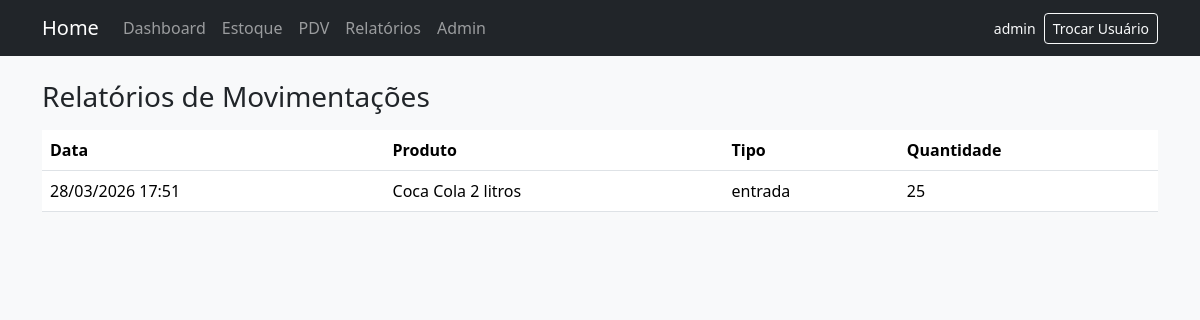
The page /relatorios/ (signed in) on the database its author committed.
### app/models.py (models this page shows, shortened)
class User(UserMixin, db.Model):
    id = db.Column(db.Integer, primary_key=True)
    username = db.Column(db.String(80), unique=True, nullable=False)
    password_hash = db.Column(db.String(255), nullable=False)
    role = db.Column(db.String(20), nullable=False, default="operador")
    created_at = db.Column(db.DateTime, default=datetime.utcnow)
    movements = db.relationship("StockMovement", back_populates="usuario")
    @property
    def is_admin(self) -> bool:
        return self.role == "admin"

class StockMovement(db.Model):
    id = db.Column(db.Integer, primary_key=True)
    produto_id = db.Column(db.Integer, db.ForeignKey("product.id"), nullable=False)
    tipo = db.Column(db.String(20), nullable=False)
    quantidade = db.Column(db.Integer, nullable=False)
    usuario_id = db.Column(db.Integer, db.ForeignKey("user.id"), nullable=False)
    data_hora = db.Column(db.DateTime, default=datetime.utcnow, nullable=False)
    motivo = db.Column(db.String(255))
    produto = db.relationship("Product", back_populates="movimentacoes")
    usuario = db.relationship("User", back_populates="movements")

class Product(db.Model):
    id = db.Column(db.Integer, primary_key=True)
    nome = db.Column(db.String(120), nullable=False)
    categoria_id = db.Column(db.Integer, db.ForeignKey("category.id"), nullable=False)
    marca = db.Column(db.String(80), nullable=False)
    codigo_barras = db.Column(db.String(30), unique=True, nullable=True)
    preco_custo = db.Column(db.Numeric(10, 2), nullable=False)
    preco_venda = db.Column(db.Numeric(10, 2), nullable=False)
    estoque_min = db.Column(db.Integer, nullable=False, default=0)
    estoque_max = db.Column(db.Integer, nullable=False, default=0)
    teor_alcoolico = db.Column(db.Float)
    volume_ml = db.Column(db.Integer)
    tipo_tabacaria = db.Column(db.String(50))
    peso_g = db.Column(db.Integer)
    sabor = db.Column(db.String(50))
    created_at = db.Column(db.DateTime, default=datetime.utcnow)
    categoria = db.relationship("Category", back_populates="produtos")
    lotes = db.relationship("Batch", back_populates="produto", cascade="all, delete-orphan")
    movimentacoes = db.relationship("StockMovement", back_populates="produto")

### app/routes/relatorios.py (the view)
@relatorios_bp.route("/")
def index():
    movimentacoes = (
        StockMovement.query.order_by(StockMovement.data_hora.desc()).limit(50).all()
    )
    return render_template("relatorios/index.html", movimentacoes=movimentacoes)

### app/models.py (called while the page is built)
@login_manager.user_loader
def load_user(user_id: str):
    return User.query.get(int(user_id))

### app/templates/relatorios/index.html (shortened to what this page needs)
{% extends 'base.html' %}
{% block content %}
  <h1 class="h3 mb-3">Relatórios de Movimentações</h1>
  <div class="table-responsive">
    <table class="table table-hover">
      <thead>
        <tr>
          <th>Data</th>
          <th>Produto</th>
          <th>Tipo</th>
          <th>Quantidade</th>
        </tr>
      </thead>
      <tbody>
        {% for mov in movimentacoes %}
          <tr>
            <td>{{ mov.data_hora.strftime('%d/%m/%Y %H:%M') }}</td>
            <td>{{ mov.produto.nome }}</td>
            <td>{{ mov.tipo }}</td>
            <td>{{ mov.quantidade }}</td>
          </tr>
        {% endfor %}
      </tbody>
    </table>
  </div>
{% endblock %}

### app/templates/partials/_nav.html (shortened to what this page needs)
<nav class="navbar navbar-expand-lg navbar-dark bg-dark">
  <div class="container">
    <a class="navbar-brand" href="{{ url_for('main.dashboard') }}">Home</a>
    <div class="collapse navbar-collapse" id="menu">
      <ul class="navbar-nav me-auto mb-2 mb-lg-0">
        <li class="nav-item"><a class="nav-link" href="{{ url_for('main.dashboard') }}">Dashboard</a></li>
        <li class="nav-item"><a class="nav-link" href="{{ url_for('estoque.listar') }}">Estoque</a></li>
        <li class="nav-item"><a class="nav-link" href="{{ url_for('vendas.pdv') }}">PDV</a></li>
        <li class="nav-item"><a class="nav-link" href="{{ url_for('relatorios.index') }}">Relatórios</a></li>
        {% if current_user.is_authenticated and current_user.is_admin %}
          <li class="nav-item"><a class="nav-link" href="{{ url_for('admin.index') }}">Admin</a></li>
        {% endif %}
      </ul>
      <div class="d-flex align-items-center ms-lg-auto flex-wrap gap-2 mt-2 mt-lg-0">
        {% if current_user.is_authenticated %}
          <span class="navbar-text text-light small">{{ current_user.username }}</span>
          <a class="btn btn-outline-light btn-sm" href="{{ url_for('auth.login', trocar=1) }}">Trocar Usuário</a>
        {% else %}
          <a class="btn btn-outline-light btn-sm" href="{{ url_for('auth.login') }}">Entrar</a>
        {% endif %}
      </div>
    </div>
  </div>
</nav>

### app/static/css/style.css (style rules this page uses)
body { min-height: 100vh; }

### rows shown on the page
User: username "admin"
StockMovement: data_hora "28/03/2026 17:51", produto.nome "Coca Cola 2 litros", tipo "entrada", quantidade "25"
